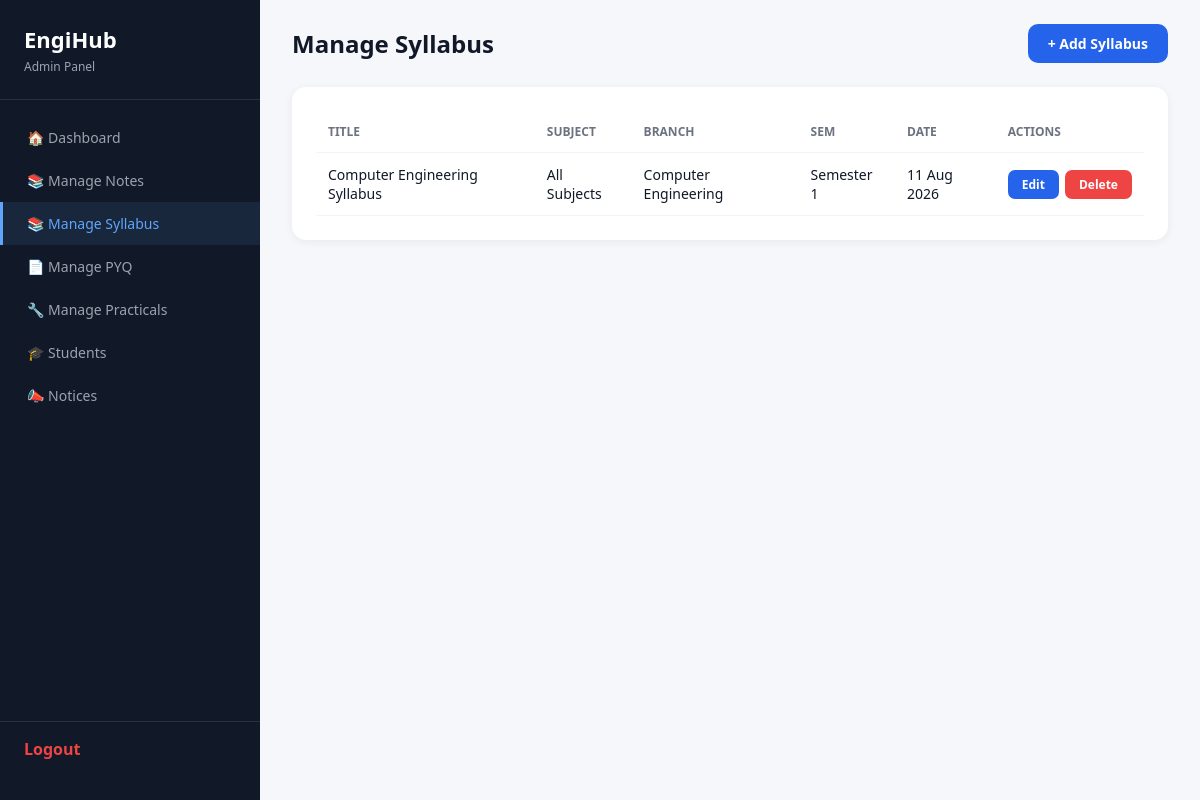
/admin/syllabus.php (signed in), run on the app's committed database.
### tables this page shows
CREATE TABLE IF NOT EXISTS `syllabus` (
  `id` int(11) NOT NULL AUTO_INCREMENT,
  `title` varchar(255) NOT NULL,
  `subject` varchar(100) DEFAULT NULL,
  `semester` varchar(20) NOT NULL,
  `branch` varchar(50) NOT NULL,
  `pdf_file` varchar(255) NOT NULL,
  `upload_date` timestamp NOT NULL DEFAULT current_timestamp(),
  PRIMARY KEY (`id`)
);

### admin/syllabus.php (the view, shortened to what this page needs)
<?php
require_once '../db.php';
$action = $_GET['action'] ?? 'list';
$id = intval($_GET['id'] ?? 0);
$edit_row = null;
$items = $conn->query("SELECT * FROM syllabus ORDER BY upload_date DESC");
?>
<!DOCTYPE html>
<html lang="en">
<head>
</head>
<body>
<div class="sidebar">
    <div class="logo-area"><h2>EngiHub</h2><p>Admin Panel</p></div>
    <nav>
        <a href="index.php">&#127968; Dashboard</a><a href="notes.php">&#128218; Manage Notes</a><a href="syllabus.php" class="active">&#128218; Manage Syllabus</a><a href="pyq.php">&#128196; Manage PYQ</a><a href="practicals.php">&#128295; Manage Practicals</a><a href="students.php">&#127891; Students</a><a href="notices.php">&#128227; Notices</a>
    </nav>
    <div class="sidebar-footer"><a href="../logout.php" style="color:#ef4444;text-decoration:none;font-weight:600">Logout</a></div>
</div>
<div class="main">
    <?php if ($action === 'add' || $action === 'edit'): ?>
        <div class="page-header"><h1><?php echo $edit_row ? 'Edit Syllabus' : 'Add Syllabus'; ?></h1><a href="syllabus.php" class="btn btn-primary">&#8592; Back</a></div>
        <div class="card"><form method="POST" action="syllabus.php" enctype="multipart/form-data">
            <input type="hidden" name="act" value="<?php echo $edit_row ? 'edit' : 'add'; ?>"><input type="hidden" name="id" value="<?php echo $id; ?>">
            <div class="form-grid">
                <div class="form-group"><label>Title</label><input type="text" name="title" value="<?php echo htmlspecialchars($edit_row['title'] ?? ''); ?>" required></div>
                <div class="form-group"><label>Subject</label><input type="text" name="subject" value="<?php echo htmlspecialchars($edit_row['subject'] ?? ''); ?>"></div>
                <div class="form-group"><label>Branch</label><select name="branch" required><option value="">Select</option><?php foreach(['CSE','ECE','ME','CE','EE'] as $b):?><option value="<?php echo $b;?>" <?php if(($edit_row['branch']??'')===$b)echo'selected';?>><?php echo $b;?></option><?php endforeach;?></select></div>
                <div class="form-group"><label>Semester</label><select name="semester" required><option value="">Select</option><?php for($i=1;$i<=8;$i++):?><option value="<?php echo $i;?>" <?php if(($edit_row['semester']??'')===(string)$i)echo'selected';?>><?php echo $i;?></option><?php endfor;?></select></div>
                <div class="form-group full"><label>PDF File</label><input type="file" name="pdf_file" accept=".pdf" <?php echo $edit_row ? '' : 'required'; ?>><?php if($edit_row):?><p style="font-size:12px;color:#6b7280;margin-top:4px">Current: <?php echo $edit_row['pdf_file']; ?></p><?php endif;?></div>
            </div>
            <button type="submit" class="btn btn-primary"><?php echo $edit_row ? 'Update' : 'Upload'; ?></button>
        </form></div>
    <?php else: ?>
        <div class="page-header"><h1>Manage Syllabus</h1><a href="syllabus.php?action=add" class="btn btn-primary">+ Add Syllabus</a></div>
        <div class="card"><table><thead><tr><th>Title</th><th>Subject</th><th>Branch</th><th>Sem</th><th>Date</th><th>Actions</th></tr></thead><tbody>
        <?php if ($items && $items->num_rows > 0): while ($row = $items->fetch_assoc()): ?>
            <tr><td><?php echo htmlspecialchars($row['title']); ?></td><td><?php echo htmlspecialchars($row['subject'] ?? '-'); ?></td><td><?php echo htmlspecialchars($row['branch']); ?></td><td><?php echo htmlspecialchars($row['semester']); ?></td><td><?php echo date('d M Y', strtotime($row['upload_date'])); ?></td>
            <td><div class="actions-cell"><a href="syllabus.php?action=edit&id=<?php echo $row['id'];?>" class="btn btn-primary btn-sm">Edit</a><a href="syllabus.php?action=delete&id=<?php echo $row['id'];?>" class="btn btn-danger btn-sm" onclick="return confirm('Delete?')">Delete</a></div></td></tr>
        <?php endwhile; else: ?><tr><td colspan="6" style="text-align:center;color:#9ca3af;padding:30px">No syllabus yet.</td></tr><?php endif; ?>
        </tbody></table></div>
    <?php endif; ?>
</div></body></html>

### admin/syllabus.php (style rules this page uses)
* { margin:0;padding:0;box-sizing:border-box }
body { font-family:'Segoe UI',Tahoma,Geneva,Verdana,sans-serif;background:#f5f7fb;color:#111827;min-height:100vh;display:flex }
.sidebar { width:260px;background:#111827;color:white;padding:24px 0;flex-shrink:0;display:flex;flex-direction:column;position:fixed;top:0;left:0;bottom:0;z-index:100 }
.sidebar .logo-area { padding:0 24px 24px;border-bottom:1px solid rgba(255,255,255,.1) }
.sidebar .logo-area h2 { font-size:22px;font-weight:800 }
.sidebar .logo-area p { font-size:12px;color:#9ca3af;margin-top:4px }
.sidebar nav { flex:1;padding:16px 0 }
.sidebar nav a { display:flex;align-items:center;gap:12px;padding:12px 24px;color:#9ca3af;text-decoration:none;font-size:14px;font-weight:500;transition:all .2s;border-left:3px solid transparent }
.sidebar nav a.active { color:#60a5fa;border-left-color:#60a5fa;background:rgba(96,165,250,.1) }
.sidebar .sidebar-footer { padding:16px 24px;border-top:1px solid rgba(255,255,255,.1) }
.main { flex:1;margin-left:260px;padding:24px 32px }
.page-header { display:flex;justify-content:space-between;align-items:center;margin-bottom:24px }
.page-header h1 { font-size:24px;font-weight:800 }
.btn { padding:10px 20px;border-radius:10px;text-decoration:none;font-size:14px;font-weight:600;cursor:pointer;border:none;font-family:inherit;display:inline-flex;align-items:center;gap:6px }
.btn-primary { background:#2563eb;color:white }
.btn-danger { background:#ef4444;color:white }
.btn-sm { padding:6px 14px;font-size:12px;border-radius:7px }
.card { background:white;border-radius:14px;padding:24px;box-shadow:0 2px 10px rgba(0,0,0,.06) }
table { width:100%;border-collapse:collapse }
th,td { padding:12px;text-align:left;border-bottom:1px solid #f3f4f6;font-size:14px }
th { font-weight:700;color:#6b7280;font-size:12px;text-transform:uppercase }
.actions-cell { display:flex;gap:6px }

### data on the page
syllabus: title "Computer Engineering Syllabus", subject "All Subjects", branch "Computer Engineering", semester "Semester 1", upload_date "11 Aug 2026"
